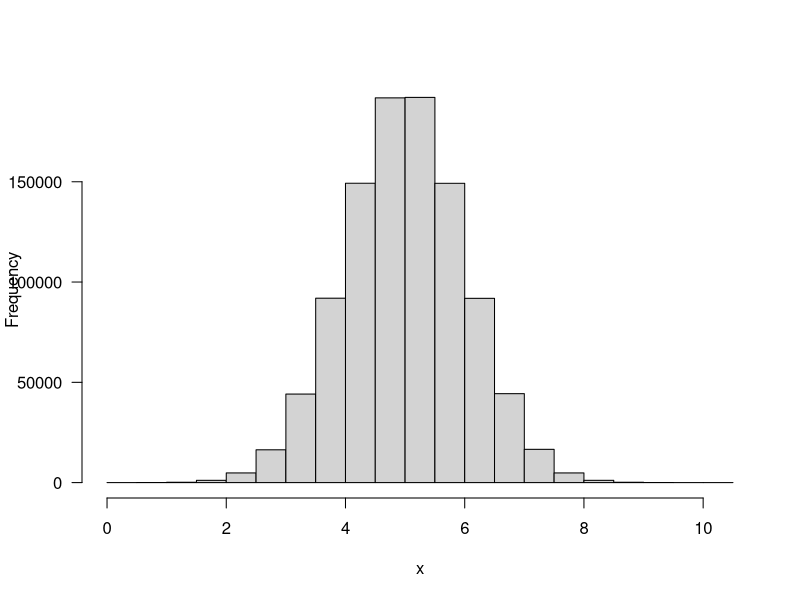
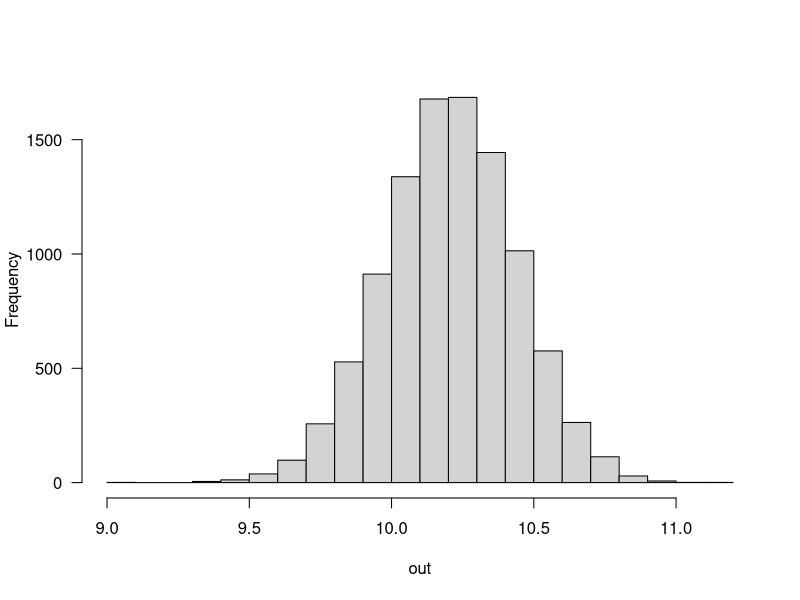
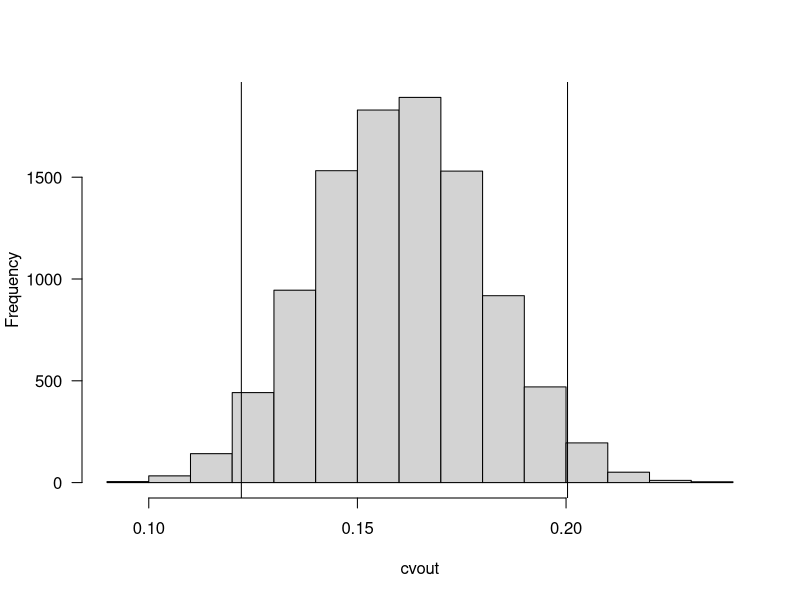
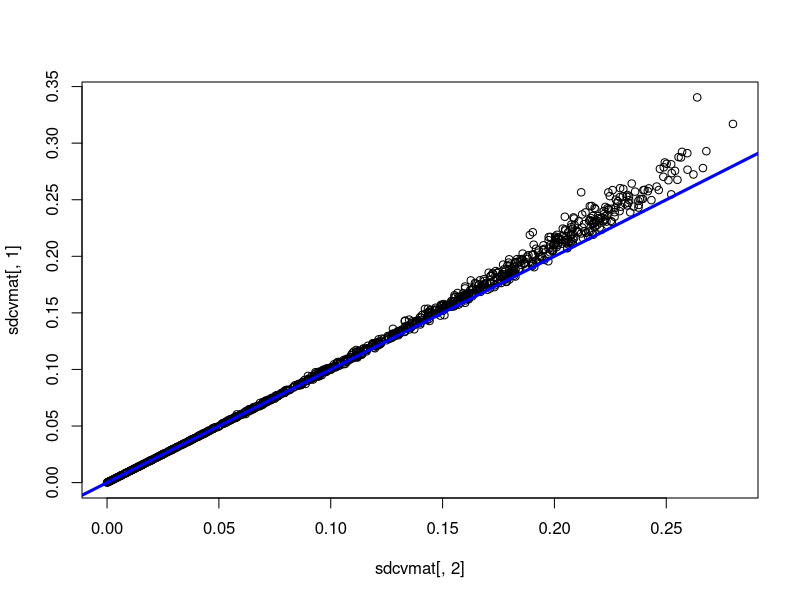

These charts were generated, in order, by the following R code:
##First day BIOS14
##Simulating data from distributions####

x = rnorm(n=1000000, mean=5, sd=1)
mean(x)
sd(x)

hist(x, las=1, main="")

##Bootstrapping ####
set.seed(1)
x = rnorm(50, 10, 2)
se_x = sqrt(var(x)/length(x))

out = NULL
cvout <- NULL
for(i in 1:10000){
  sample = sample(x, replace=TRUE)
  out[i] = mean(sample)
  cvout[i] <- sd(sample)/mean(sample)
}
hist(out, las=1, main="")

sd(out)
se_x
quantile(out, c(0.025, 0.975))
mean(x) - 1.96*se_x
mean(x) + 1.96*se_x

##Calculating 95% confidence interval for the CV
cvquantile <- quantile(cvout, c(0.025, 0.975))
print(cvquantile)
hist(cvout, las=1, main="")
abline(v = cvquantile[1])
abline(v = cvquantile[2])




##Exercise extra####

sd_vector <- seq(0, 12, length.out = 1000)
sdcvmat <- matrix(ncol = 2, nrow = length(sd_vector))

for (i in seq_along(sd_vector)){
  x <- rnorm(100, 50, sd_vector[i])
  sdx <- sd(log(x))
  cvx <- sd(x)/mean(x)
  sdcvmat[i,1] <- sdx
  sdcvmat[i,2] <- cvx
}

plot(sdcvmat[,1]~sdcvmat[,2])
# abline(lm(sdcvmat[,1]~sdcvmat[,2]), col = "red")
abline(a = 0, b = 1, col = "blue", lwd = 3)
